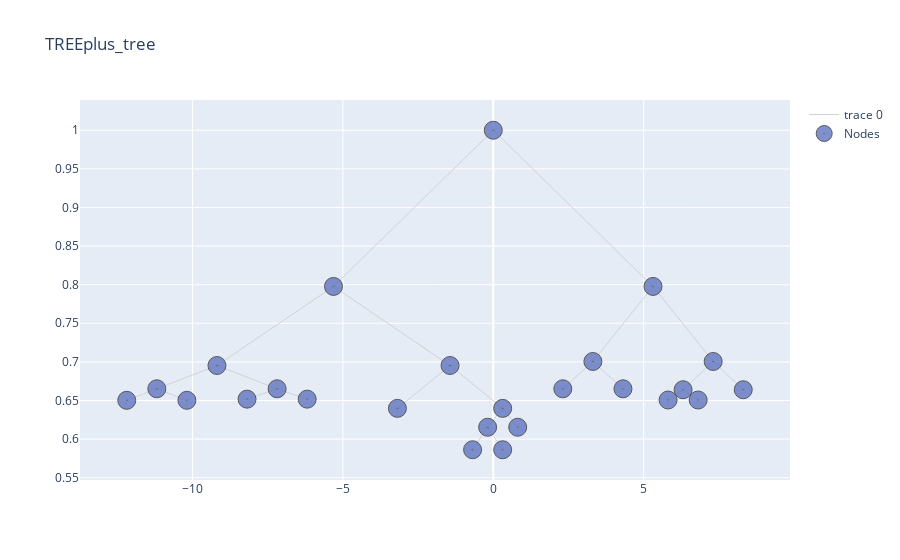

Write notebook code for a chart like this one.
### Code cell
tree.print_tree(table = False, html = False, visual_pruning = True)

### Figure 1 — Plotly figure (JSON) as saved in the notebook; plotly's stock layout.template omitted (floating-point values rounded to 4 significant figures)
{"data": [{"hoverinfo": "none", "line": {"color": "rgb(210,210,210)", "width": 1}, "mode": "lines", "type": "scatter", "x": [0, -5.312, null, 0, 5.312, null, -5.312, -9.188, null, -5.312, -1.438, null, 5.312, 3.312, null, 5.312, 7.312, null, -9.188, -11.19, null, -9.188, -7.188, null, -1.438, -3.188, null, -1.438, 0.3125, null, 3.312, 2.312, null, 3.312, 4.312, null, 7.312, 6.312, null, 7.312, 8.312, null, -11.19, -12.19, null, -11.19, -10.19, null, -7.188, -8.188, null, -7.188, -6.188, null, 0.3125, -0.1875, null, 0.3125, 0.8125, null, 6.312, 5.812, null, 6.312, 6.812, null, -0.1875, -0.6875, null, -0.1875, 0.3125, null], "y": [1, 0.7977, null, 1, 0.7977, null, 0.7977, 0.6953, null, 0.7977, 0.6953, null, 0.7977, 0.7005, null, 0.7977, 0.7005, null, 0.6953, 0.6652, null, 0.6953, 0.6652, null, 0.6953, 0.6398, null, 0.6953, 0.6398, null, 0.7005, 0.6652, null, 0.7005, 0.6652, null, 0.7005, 0.6639, null, 0.7005, 0.6639, null, 0.6652, 0.6503, null, 0.6652, 0.6503, null, 0.6652, 0.6517, null, 0.6652, 0.6517, null, 0.6398, 0.6154, null, 0.6398, 0.6154, null, 0.6639, 0.6506, null, 0.6639, 0.6506, null, 0.6154, 0.5862, null, 0.6154, 0.5862, null]}, {"hoverinfo": "text", "marker": {"color": "#6175c1", "line": {"color": "rgb(50,50,50)", "width": 1}, "size": 18, "symbol": "circle-dot"}, "mode": "markers", "name": "Nodes", "opacity": 0.8, "text": ["n16, None, Bin Value: 117.08, between_variance : 178191.08, Samples : 13", "n17, None, Bin Value: 135.64, between_variance : 257585.79, Samples : 14", "n18, None, Bin Value: 128.67, between_variance : 99330.67, Samples : 6", "n19, None, Bin Value: 109.02, between_variance : 665554.02, Samples : 56", "n10, None, Bin Value: 66.78, between_variance : 40133.44, Samples : 9", "n23, None, Bin Value: 88.0, between_variance : 147136.0, Samples : 19", "n44, None, Bin Value: 120.62, between_variance : 189124.92, Samples : 13", "n45, None, Bin Value: 98.47, between_variance : 310275.03, Samples : 32", "n12, None, Bin Value: 130.3, between_variance : 509342.7, Samples : 30", "n13, None, Bin Value: 149.79, between_variance : 628201.29, Samples : 28", "n15, None, Bin Value: 133.93, between_variance : 269072.07, Samples : 15", "n28, None, Bin Value: 114.83, between_variance : 474721.0, Samples : 36", "n29, None, Bin Value: 97.89, between_variance : 86240.11, Samples : 9", "n1, CompPrice>127.5, Bin Value: 115.78, between_variance : 3753078.18, Samples : 280", "n2, Sales>7.55, Bin Value: 106.73, between_variance : 1845333.95, Samples : 162", "n4, Age>53.5, Bin Value: 115.71, between_variance : 1191559.6, Samples : 89", "n8, Income>67.0, Bin Value: 126.7, between_variance : 433453.37, Samples : 27", "n9, Sales>2.76, Bin Value: 110.92, between_variance : 762792.4, Samples : 62", "n5, CompPrice>99.0, Bin Value: 95.78, between_variance : 669699.51, Samples : 73", "n11, Sales>10.63, Bin Value: 99.86, between_variance : 638201.27, Samples : 64", "n22, ShelveLoc in (b'Bad', b'Medium'), Bin Value: 104.87, between_variance : 494865.8, Samples : 45", "n3, Sales>7.56, Bin Value: 128.19, between_variance : 1939204.48, Samples : 118", "n6, CompPrice>135.5, Bin Value: 139.71, between_variance : 1132044.98, Samples : 58", "n7, CompPrice>146.5, Bin Value: 117.07, between_variance : 822276.27, Samples : 60", "n14, Sales>11.88, Bin Value: 111.44, between_variance : 558893.89, Samples : 45"], "type": "scatter", "x": [-12.19, -10.19, -8.188, -6.188, -3.188, 0.8125, -0.6875, 0.3125, 2.312, 4.312, 8.312, 5.812, 6.812, 0, -5.312, -9.188, -11.19, -7.188, -1.438, 0.3125, -0.1875, 5.312, 3.312, 7.312, 6.312], "y": [0.6503, 0.6503, 0.6517, 0.6517, 0.6398, 0.6154, 0.5862, 0.5862, 0.6652, 0.6652, 0.6639, 0.6506, 0.6506, 1, 0.7977, 0.6953, 0.6652, 0.6652, 0.6953, 0.6398, 0.6154, 0.7977, 0.7005, 0.7005, 0.6639]}], "layout": {"title": {"text": "TREEplus_tree"}}}
